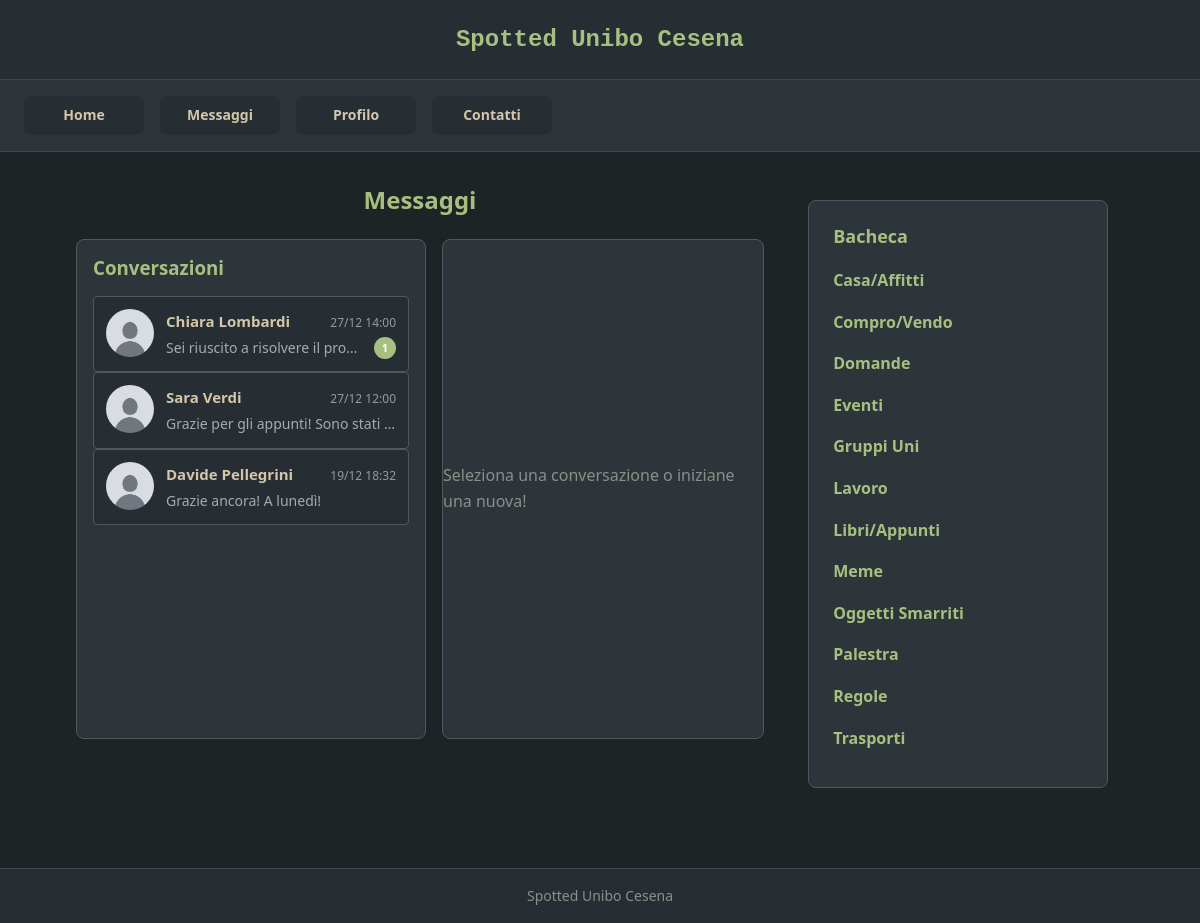
Screenshot of /messaggi.php (signed in) with the database file from the repository.
### tables this page shows
CREATE TABLE IF NOT EXISTS `tag` (
  `idtag` INT NOT NULL AUTO_INCREMENT,
  `nometag` VARCHAR(50) NOT NULL,
  PRIMARY KEY (`idtag`),
  UNIQUE INDEX `nometag_UNIQUE` (`nometag` ASC)
);

### messaggi.php (called while the page is built, shortened)
<?php
require_once 'bootstrap.php';
$idutente = $_SESSION['idutente'];
$templateParams["conversations"] = $dbh->getConversations($idutente);
$templateParams["titolo"] = "Messaggi - Spotted Unibo Cesena";
$templateParams["nome"] = "messages.php";
require 'template/base.php';
?>

### utils/functions.php (called while the page is built, shortened)
<?php
function isUserLoggedIn(){
    return !empty($_SESSION['idutente']);
}
?>

### db/database.php (called while the page is built, shortened)
<?php
class DatabaseHelper{
    private $db;
    public function __construct($servername, $username, $password, $dbname, $port){
        $this->db = new mysqli($servername, $username, $password, $dbname, $port);
    }
    public function getTags(){
        $query = "SELECT idtag, nometag FROM tag ORDER BY nometag ASC";
        $stmt = $this->db->prepare($query);
        $stmt->execute();
        $result = $stmt->get_result();
        return $result->fetch_all(MYSQLI_ASSOC);
    }
    public function getConversations($idutente){
        $query = "SELECT DISTINCT
                    CASE
                        WHEN m.mittente = ? THEN m.destinatario
                        ELSE m.mittente
                    END as idutente,
                    u.nome, u.username, u.imgprofilo,
                    (SELECT testomessaggio FROM messaggio
                     WHERE (mittente = ? AND destinatario = u.idutente)
                        OR (mittente = u.idutente AND destinatario = ?)
                     ORDER BY datamessaggio DESC LIMIT 1) as ultimo_messaggio,
                    (SELECT datamessaggio FROM messaggio
                     WHERE (mittente = ? AND destinatario = u.idutente)
                        OR (mittente = u.idutente AND destinatario = ?)
                     ORDER BY datamessaggio DESC LIMIT 1) as data_ultimo_messaggio,
                    (SELECT COUNT(*) FROM messaggio
                     WHERE mittente = u.idutente AND destinatario = ? AND letto = 0) as non_letti
                  FROM messaggio m
                  JOIN utente u ON (CASE WHEN m.mittente = ? THEN m.destinatario ELSE m.mittente END = u.idutente)
                  WHERE m.mittente = ? OR m.destinatario = ?
                  ORDER BY data_ultimo_messaggio DESC";
        $stmt = $this->db->prepare($query);
        $stmt->bind_param('iiiiiiiii', $idutente, $idutente, $idutente, $idutente, $idutente, $idutente, $idutente, $idutente, $idutente);
        $stmt->execute();
        $result = $stmt->get_result();
        return $result->fetch_all(MYSQLI_ASSOC);
    }
}
?>

### bootstrap.php (called while the page is built, shortened)
<?php
require_once("utils/functions.php");
require_once("db/database.php");
$dbh = new DatabaseHelper("localhost", "root", "", "spotted_db", 3306);
?>

### template/base.php (the view, shortened to what this page needs)
<!DOCTYPE html>
<html lang="it">
<head>
    <link rel="stylesheet" href="./css/base.css" />
    <link rel="stylesheet" href="./css/layout.css" />
    <link rel="stylesheet" href="./css/components.css" />
    <link rel="stylesheet" href="./css/pages.css" />
</head>
<body>
    <header>
        <h1>Spotted Unibo Cesena</h1>
    </header>
    <nav>
        <ul>
            <li><a href="index.php">Home</a></li>
            <?php if(isUserLoggedIn()): ?>
            <li><a href="messaggi.php">Messaggi<span id="unread-messages-badge" class="nav-badge" style="display: none;"></span></a></li>
            <li><a href="profilo.php">Profilo</a></li>
            <?php else: ?>
            <li><a href="login.php">Login</a></li>
            <?php endif; ?>
            <li><a href="contatti.php">Contatti</a></li>
        </ul>
    </nav>
    <main>
    <?php
    if(isset($templateParams["nome"])){
        require("template/".$templateParams["nome"]);
    }
    ?>
    </main>
    <aside>
        <section>
            <h2>Bacheca</h2>
            <ul>
                <?php
                $tags = $dbh->getTags();
                foreach($tags as $tag):
                ?>
                <li><a href="tag.php?id=<?php echo $tag["idtag"]; ?>"><?php echo $tag["nometag"]; ?></a></li>
                <?php endforeach; ?>
            </ul>
        </section>
    </aside>
    <footer>
        <p>Spotted Unibo Cesena</p>
    </footer>
</body>
</html>

### template/messages.php (shortened to what this page needs)
<h2>Messaggi</h2>
<div class="messages-container">
        <div class="conversations-list">
            <h3>Conversazioni</h3>
            <?php if(empty($templateParams["conversations"])): ?>
                <p class="empty-message">Nessuna conversazione ancora. Inizia a chattare con altri utenti!</p>
            <?php else: ?>
                <?php foreach($templateParams["conversations"] as $conv): ?>
                    <a href="messaggi.php?user=<?php echo $conv['idutente']; ?>"
                       class="conversation-item <?php echo isset($templateParams["selectedUser"]) && $templateParams["selectedUser"]['idutente'] == $conv['idutente'] ? 'active' : ''; ?>">
                        <img src="<?php echo UPLOAD_DIR.$conv['imgprofilo']; ?>" alt="<?php echo $conv['nome']; ?>" class="conversation-avatar">
                        <div class="conversation-info">
                            <div class="conversation-header">
                                <strong class="conversation-name"><?php echo $conv['nome']; ?></strong>
                                <small class="message-time"><?php echo date('d/m H:i', strtotime($conv['data_ultimo_messaggio'])); ?></small>
                            </div>
                            <div class="conversation-footer">
                                <p class="last-message"><?php echo strlen($conv['ultimo_messaggio']) > 50 ? substr($conv['ultimo_messaggio'], 0, 50).'...' : $conv['ultimo_messaggio']; ?></p>
                                <?php if($conv['non_letti'] > 0): ?>
                                    <span class="unread-badge"><?php echo $conv['non_letti']; ?></span>
                                <?php endif; ?>
                            </div>
                        </div>
                    </a>
                <?php endforeach; ?>
            <?php endif; ?>
        </div>
        <div class="chat-area">
            <?php if(isset($templateParams["selectedUser"])): ?>
                <div class="chat-header">
                    <img src="<?php echo UPLOAD_DIR.$templateParams["selectedUser"]['imgprofilo']; ?>"
                         alt="<?php echo $templateParams["selectedUser"]['nome']; ?>"
                         class="chat-avatar">
                    <div>
                        <strong><?php echo $templateParams["selectedUser"]['nome']; ?></strong>
                        <small>@<?php echo $templateParams["selectedUser"]['username']; ?></small>
                    </div>
                </div>
                <div class="messages-box" id="messages-box">
                    <?php foreach($templateParams["messages"] as $msg): ?>
                        <div class="message <?php echo $msg['mittente'] == $_SESSION['idutente'] ? 'sent' : 'received'; ?>">
                            <div class="message-content">
                                <p><?php echo nl2br(htmlspecialchars($msg['testomessaggio'])); ?></p>
                                <small class="message-timestamp"><?php echo date('H:i', strtotime($msg['datamessaggio'])); ?></small>
                            </div>
                        </div>
                    <?php endforeach; ?>
                </div>
                <form class="message-form" id="message-form" action="api-messages.php" method="POST">
                    <input type="hidden" name="action" value="sendMessage">
                    <input type="hidden" name="destinatario" value="<?php echo $templateParams["selectedUser"]['idutente']; ?>">
                    <textarea name="messaggio" placeholder="Scrivi un messaggio..." required maxlength="1000"></textarea>
                    <button type="submit">Invia</button>
                </form>
            <?php else: ?>
                <div class="empty-chat">
                    <p>Seleziona una conversazione o iniziane una nuova!</p>
                </div>
            <?php endif; ?>
        </div>
    </div>

### css/base.css (style rules this page uses)
:root { --bg-primary: #1e2326; --bg-secondary: #2d353b; --bg-tertiary: #272e33; --bg-hover: #3d484d; --accent-green: #a7c080; --accent-green-hover: #8da563; --accent-blue: #7fbbb3; --accent-blue-hover: #5fa39b; --accent-yellow: #dbbc7f; --accent-red: #e67e80; --accent-red-hover: #c94f54; --text-primary: #d3c6aa; --text-muted: #859289; --text-heading: #a7c080; --border-color: #4f585e; --border-subtle: #3d484d; --space-xs: 0.25rem; --space-sm: 0.5rem; --space-md: 1rem; --space-lg: 1.5rem; --space-xl: 2rem; --space-2xl: 3rem; --font-base: 'Segoe UI', -apple-system, BlinkMacSystemFont, 'Helvetica Neue', Arial, sans-serif; --font-mono: 'Courier New', 'Courier', monospace; --text-xs: 0.75rem; --text-sm: 0.875rem; --text-base: 1rem; --text-lg: 1.125rem; --text-xl: 1.25rem; --text-2xl: 1.5rem; --text-3xl: 1.875rem; --radius-sm: 4px; --radius-md: 8px; --radius-lg: 12px; --radius-full: 9999px; --transition-fast: 150ms ease; --transition-base: 200ms ease; --transition-slow: 300ms ease; --shadow-sm: 0 1px 3px rgba(0, 0, 0, 0.3); --shadow-md: 0 4px 6px rgba(0, 0, 0, 0.4); --shadow-lg: 0 10px 15px rgba(0, 0, 0, 0.5); }
* { box-sizing: border-box; }
body, h1, h2, h3, h4, p, ul, ol { margin: 0; padding: 0; }
body { background-color: var(--bg-primary); color: var(--text-primary); font-family: var(--font-base); font-size: var(--text-base); line-height: 1.6; }
img { max-width: 100%; height: auto; display: block; }
a { color: var(--accent-green); text-decoration: none; transition: color var(--transition-base); }
ul, ol { list-style: none; }
h1, h2, h3, h4, h5, h6 { font-weight: 700; line-height: 1.3; color: var(--text-primary); }

### css/layout.css (style rules this page uses)
body > header, body > footer { background-color: var(--bg-tertiary); color: var(--text-primary); text-align: center; padding: var(--space-lg) var(--space-md); border-bottom: 1px solid var(--border-subtle); }
body > header h1 { font-family: var(--font-mono); font-size: var(--text-2xl); font-weight: 700; color: var(--accent-green); }
body > footer { border-bottom: none; border-top: 1px solid var(--border-subtle); margin-top: var(--space-2xl); padding: var(--space-md); font-size: var(--text-sm); color: var(--text-muted); }
nav { background-color: var(--bg-secondary); padding: var(--space-md) var(--space-lg); border-bottom: 1px solid var(--border-subtle); position: sticky; top: 0; z-index: 100; }
nav ul { display: flex; gap: var(--space-md); flex-wrap: wrap; justify-content: center; max-width: 1200px; margin: 0 auto; }
nav ul li { flex: 1 1 auto; min-width: 120px; text-align: center; }
nav ul li a { display: block; padding: var(--space-sm) var(--space-md); background-color: var(--bg-tertiary); color: var(--text-primary); border-radius: var(--radius-md); font-weight: 600; font-size: var(--text-sm); transition: all var(--transition-base); }
body > main { max-width: 800px; margin: var(--space-xl) auto; padding: 0 var(--space-sm); }
main > h2 { font-size: var(--text-2xl); color: var(--text-heading); margin-bottom: var(--space-lg); text-align: center; font-weight: 700; }
aside { background-color: var(--bg-secondary); border: 1px solid var(--border-color); border-radius: var(--radius-md); margin: 0 var(--space-md) var(--space-xl); padding: var(--space-lg); }
aside > section { padding: 0; }
aside > section > h2 { font-size: var(--text-lg); color: var(--text-heading); margin-bottom: var(--space-md); font-weight: 700; }
aside > section > ul > li { margin-bottom: var(--space-sm); }
aside > section > ul > li > a { color: var(--accent-green); font-weight: 600; display: block; padding: var(--space-xs) 0; transition: all var(--transition-base); }
@media screen and (min-width: 768px) { body > main { padding: 0 var(--space-md); width: 60%; margin-left: 5%; margin-right: 2%; } }
@media screen and (min-width: 768px) { main, aside { display: inline-block; vertical-align: top; } }
@media screen and (min-width: 768px) { aside { width: 25%; margin: var(--space-2xl) 5% var(--space-xl) 0; position: sticky; top: 80px; } }
@media screen and (min-width: 768px) { nav ul { justify-content: flex-start; } }
@media screen and (min-width: 768px) { nav ul li { flex: 0 1 auto; } }

### rows the page displays
tag: nometag "Casa/Affitti"
tag: nometag "Compro/Vendo"
tag: nometag "Domande"
tag: nometag "Eventi"
tag: nometag "Gruppi Uni"
tag: nometag "Lavoro"
tag: nometag "Libri/Appunti"
tag: nometag "Meme"
tag: nometag "Oggetti Smarriti"
tag: nometag "Palestra"
tag: nometag "Regole"
tag: nometag "Trasporti"

### other values shown
$conv['nome'] "Chiara Lombardi"
date('d/m H:i', strtotime($conv['data_ultimo_messaggio'])) "27/12 14:00"
substr($conv['ultimo_messaggio'], 0, 50) "Sei riuscito a risolvere il prob…"
$conv['non_letti'] "1"
$conv['nome'] "Sara Verdi"
date('d/m H:i', strtotime($conv['data_ultimo_messaggio'])) "27/12 12:00"
substr($conv['ultimo_messaggio'], 0, 50) "Grazie per gli appunti! Sono stati…"
$conv['nome'] "Davide Pellegrini"
date('d/m H:i', strtotime($conv['data_ultimo_messaggio'])) "19/12 18:32"
$conv['ultimo_messaggio'] "Grazie ancora! A lunedì!"
